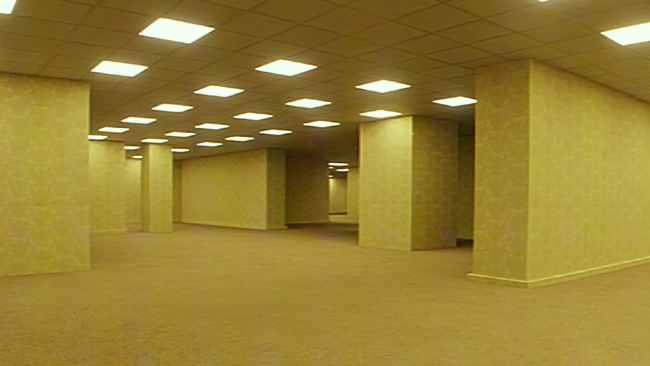
#> input picture artifacts/reference/Backrooms_1.jpg, 1300 x 731 px, found by its file name (shown at 1/2 size)
$ python fit-capture-medium.py
#> lines starting #> are read from the running program, lines starting #| are printed output that depends on the picture
# -*- coding: utf-8 -*-
"""撮影媒体を、幾何が合った状態の生のレンダから測り直す。

前回の当てはめは間取りが合っていない状態で行ったため、k1 が間取りの誤差を
肩代わりしてしまっていた (k1 = -0.19)。間取りを取り合い線に対して 0.5px まで
詰めた今は、歪みを入れると逆に幾何が壊れる。ここでは
    k1 = 0 (ピンホール)
に固定し、記録系の 3 つ
    sigma_b   MTF に相当するガウス幅
    g, sig_g  ベーリンググレアの強さと広がり
    gain      露出
だけを当てはめる。

  python tools/fit-medium2.py artifacts/shots/R1_match_raw.png 1.194
"""
import sys, json
import numpy as np
from PIL import Image
from scipy import ndimage
from scipy.optimize import minimize

REF = 'artifacts/reference/Backrooms_1.jpg'
RAW = sys.argv[1] if len(sys.argv) > 1 else 'artifacts/shots/R1_match_raw.png'
OVER = float(sys.argv[2]) if len(sys.argv) > 2 else 1.0

FIT_W = 650
ref_full = Image.open(REF).convert('RGB')
#> ref_full is the input picture: PIL image 1300x731 RGB; mean R, G, B 148.9, 127, 51.8
FW, FH = ref_full.size
#> FW = 1300; FH = 731
ref = ref_full.resize((FIT_W, round(FH*FIT_W/FW)), Image.LANCZOS)
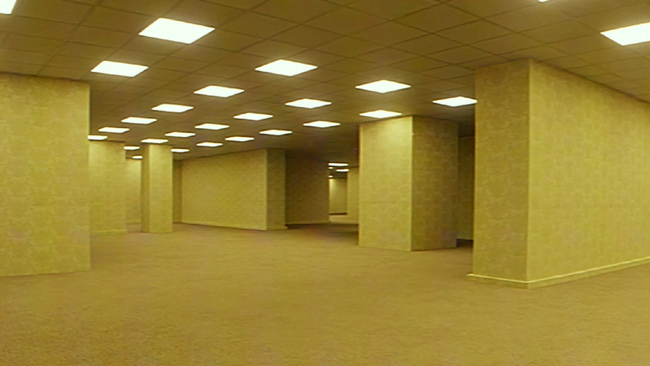
#> ref: PIL image 650x366 RGB; mean R, G, B 148.9, 127, 51.8
W, H = ref.size
#> W = 650; H = 366
SC = W/1300.0
#> SC = 0.5
R = np.asarray(ref, np.float64)/255.
#> (the run stopped early here; a loop or call above may not have finished)

$ run again, with artifacts/replica/infinite43_sheet.jpg copied over artifacts/reference/Backrooms_1.jpg
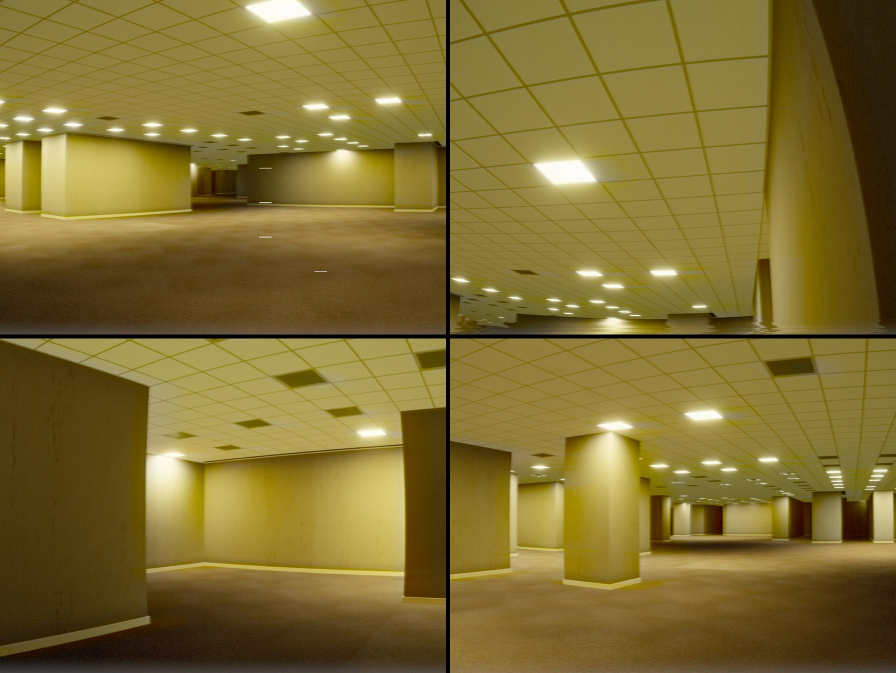
#> input picture artifacts/replica/infinite43_sheet.jpg, 1792 x 1346 px, found by its file name (shown at 1/2 size)
#> ref_full is the input picture: PIL image 1792x1346 RGB; mean R, G, B 127.6, 110, 49.3
#> `ref = ref_full.resize((FIT_W, round(FH*FIT_W/FW)), Image.LANCZOS)`:
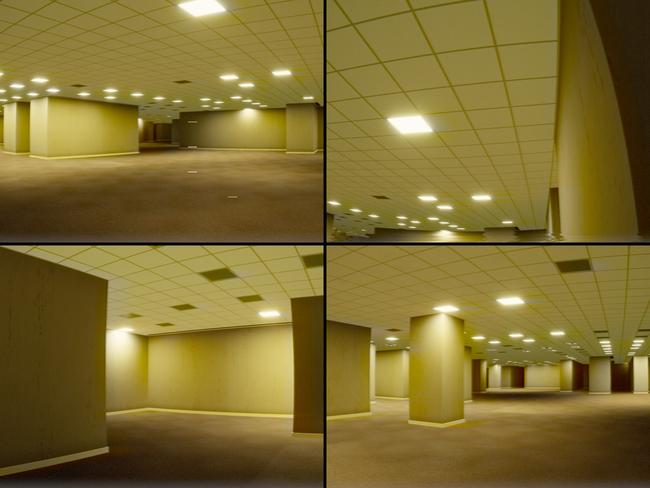
#> ref: PIL image 650x488 RGB; mean R, G, B 127.6, 110, 49.4

$ run again, with artifacts/replica/infinite_sheet.jpg copied over artifacts/reference/Backrooms_1.jpg
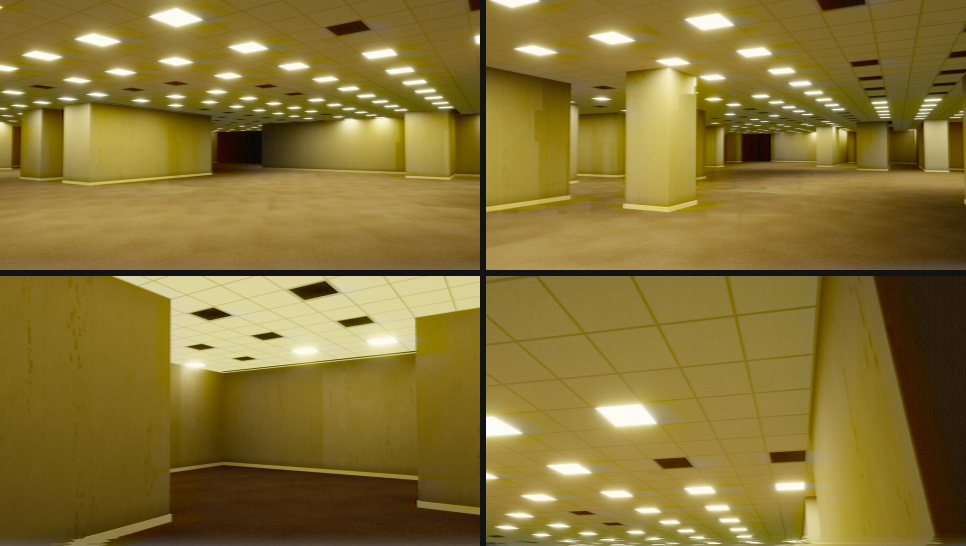
#> input picture artifacts/replica/infinite_sheet.jpg, 1932 x 1092 px, found by its file name (shown at 1/2 size)
#> ref_full is the input picture: PIL image 1932x1092 RGB; mean R, G, B 134.7, 114.6, 52.1
#> `ref = ref_full.resize((FIT_W, round(FH*FIT_W/FW)), Image.LANCZOS)`:
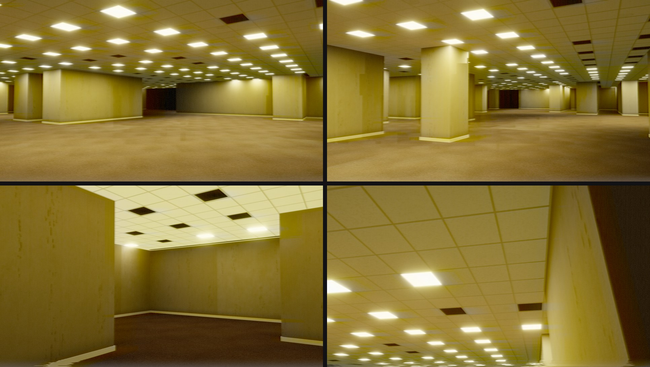
#> ref: PIL image 650x367 RGB; mean R, G, B 134.7, 114.6, 52.2
